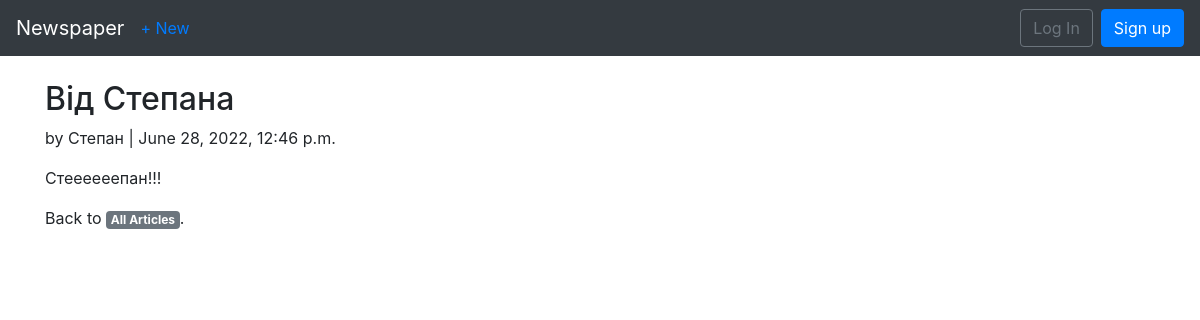
/article/3/, run on an earlier commit of the app's database.
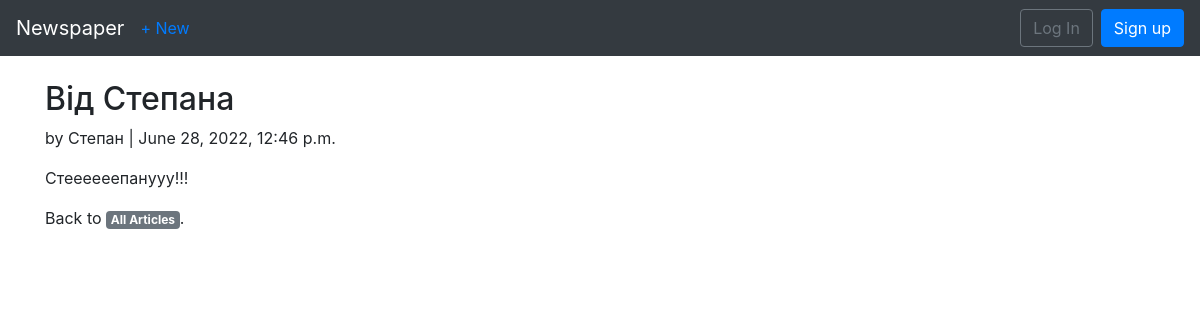
And on a later commit of the database.
### articles/models.py (models this page shows, shortened)
class Article(models.Model):
    title = models.CharField(max_length=260)
    body = models.TextField()
    date = models.DateTimeField(auto_now_add=True)
    author = models.ForeignKey(
        get_user_model(),
        on_delete=models.CASCADE
    )

### users/models.py (models this page shows)
class CustomUser(AbstractUser):
    age = models.PositiveIntegerField(null=True, blank=True)

### articles/views.py (the view)
# urls.py: path('<int:pk>/', ArticleDetailPageView.as_view(), name="article_detail"),
class ArticleDetailPageView(DetailView):
    model = Article
    template_name = "article_detail.html"
    context_object_name = "article"

### templates/article_detail.html (shortened to what this page needs)
{% extends 'base.html' %}
{% block content %}
    <div class="article-entry">
        <h2>{{ article.title }}</h2>
        <p>by {{ article.author }} | {{ article.date }}</p>
        <p>{{ article.body }}</p>
    </div>
    <p>Back to <a href="{% url 'articles' %}" class="badge badge-secondary">All Articles</a>.</p>
{% endblock content %}

What changed in the data, as far as the page shows it:
changed Article "Від Степана": body "Стеееееепан!!!" → "Стеееееепанyyy!!!"
